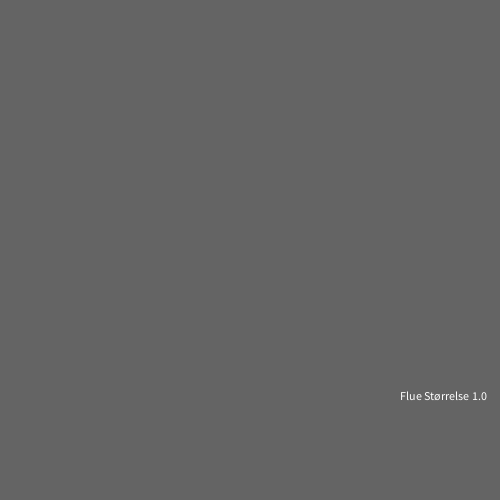
Frame 1 (no input)
Frame 60 (the mouse pressed at the canvas centre just before this capture): identical to frame 1, image omitted
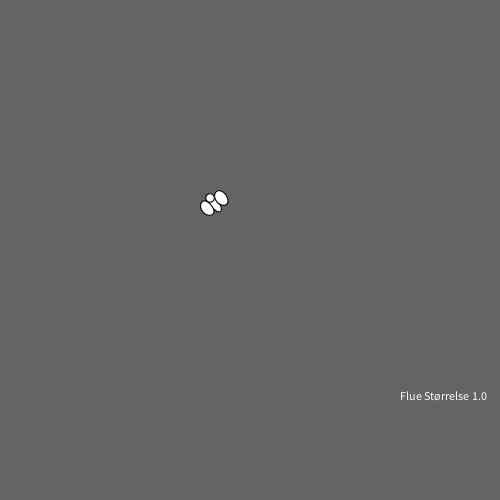
Frame 120 (the mouse held since frame 60 and released just before this capture)

The Processing sketch that drew these frames (run headless with seeded random() and noise(); from frame 60 on, the mouse is pressed at the canvas centre):

// Processing sketch: Flue3moveAll
// ── Flue3moveAll.pde
ArrayList<Flue> flueListe = new ArrayList<Flue>();
float flySize;
float placementX =0;
float placementY = 0;
void setup(){
  size(500,500);
  flySize = 1;
}

void draw(){
  
  background(100);
  //kalder funktioner tegner og flytter alle fluerne
  for(int i=0; i<flueListe.size(); i++){
    Flue f = flueListe.get(i);
    f.tegnFlue();
    f.flyt();
  }
  text("Flue Størrelse " + flySize,400,400);
  
  
}

void keyPressed(){
  //tilføjer en flue til arraylisten
  if(keyCode == UP)
  flySize += 1;
  else if (keyCode == DOWN)
  flySize -=1;
  else
  switch(key){
  case 'e':    flueListe.add(new Flue(flySize*10)); break;
  case 'o':  {     int size = flueListe.size();
    for(int i=0; i<size; i++)
    flueListe.remove(0);} break;
case 'p': {
    if(flueListe.size() != 0)
    flueListe.remove(flueListe.size()-1);
    } break;
    
    default: flueListe.add(new Flue(flySize));
  }}

void mousePressed(){
  //tilføjer en flue til arraylisten på muse kordinaterne
  flueListe.add(new Flue(mouseX, mouseY,flySize));
}

/////////////////////////////////////////////////////////
class Flue{
  //Laver variabler der husker/definere positionen til fluen, distancen fluen bliver flyttet hver frame, og vinkel fluen har
  float positionX,positionY;
  float distanceFlyttet;
  float vinkel = 0; 
  float flueSizeScale;
  
      //Konsturere Instansen af fluen 
  Flue(float c){
    positionX  = random(0,height);
    positionY  = random(0,width);
    vinkel     = random(0,2*PI);
    flueSizeScale = c;
  }
      //Konsturere Instansen af fluen 
  Flue(float a, float b, float c){

    positionX = a;
    positionY = b;
    vinkel    = random(0,2*PI);
    flueSizeScale = c;
  }
  
  void flyt(){
    //Fluen bliver flyttet
    distanceFlyttet = distanceFlyttet + 1;
   
        placementX = ((distanceFlyttet *(sin((PI-PI/2-vinkel))/sin(radians(90)))));
        placementY = sqrt((placementX*placementX)+(distanceFlyttet*distanceFlyttet)-2*placementX*distanceFlyttet*cos(vinkel));
        if (vinkel > PI )
        placementY = -placementY;
     
    if(placementX+positionX > 495){

    if(vinkel >3)
    vinkel -= PI/3;
    else
    vinkel+= PI/3;
     positionX = placementX+positionX-7;
  
    positionY = placementY+positionY;
   
   
     distanceFlyttet = 0;
  }
  if(placementX+positionX < 5){
    if(vinkel <PI)
    vinkel -= PI/2;
    else
    vinkel+= PI/2;
    positionX = placementX+positionX+7;
    positionY = placementY+positionY;
distanceFlyttet = 0;
  }

   if(placementY+positionY > 495){
 
          if(PI/2< vinkel)
     vinkel +=PI/2;
     else
     vinkel -=PI/2;
         positionX = placementX+positionX;
     positionY = placementY+positionY-7;
     distanceFlyttet = 0;
   } 
   
   if(placementY+positionY < 5){
   
     if(PI*1.5 <vinkel)
     vinkel +=PI/2;
     else
     vinkel -=PI/2;
         positionX = placementX+positionX;
     positionY = placementY+positionY+7;
     distanceFlyttet = 0;
   }
  
       if(vinkel<0)
     vinkel = 2*PI+vinkel;
     if(vinkel> 2*PI)
     vinkel -= 2*PI;
  
  }

  void tegnFlue(){
    //Gemmer koordinatsystemet, laver ændringer til det, og loader det gamle koordinat system igen når det er færdig med at tegne
    pushMatrix();

      translate(positionX,positionY);
      rotate(vinkel);
      translate(distanceFlyttet,0);
          scale(1+flueSizeScale/10);
        ellipse(0,0,20,8);
        ellipse(0,0-8,15,10);
        ellipse(0,0+8,15,10);
        ellipse(0+6,0,8,8);
    popMatrix();
  } 
  
}
//////////////////////////////////////////////////////
